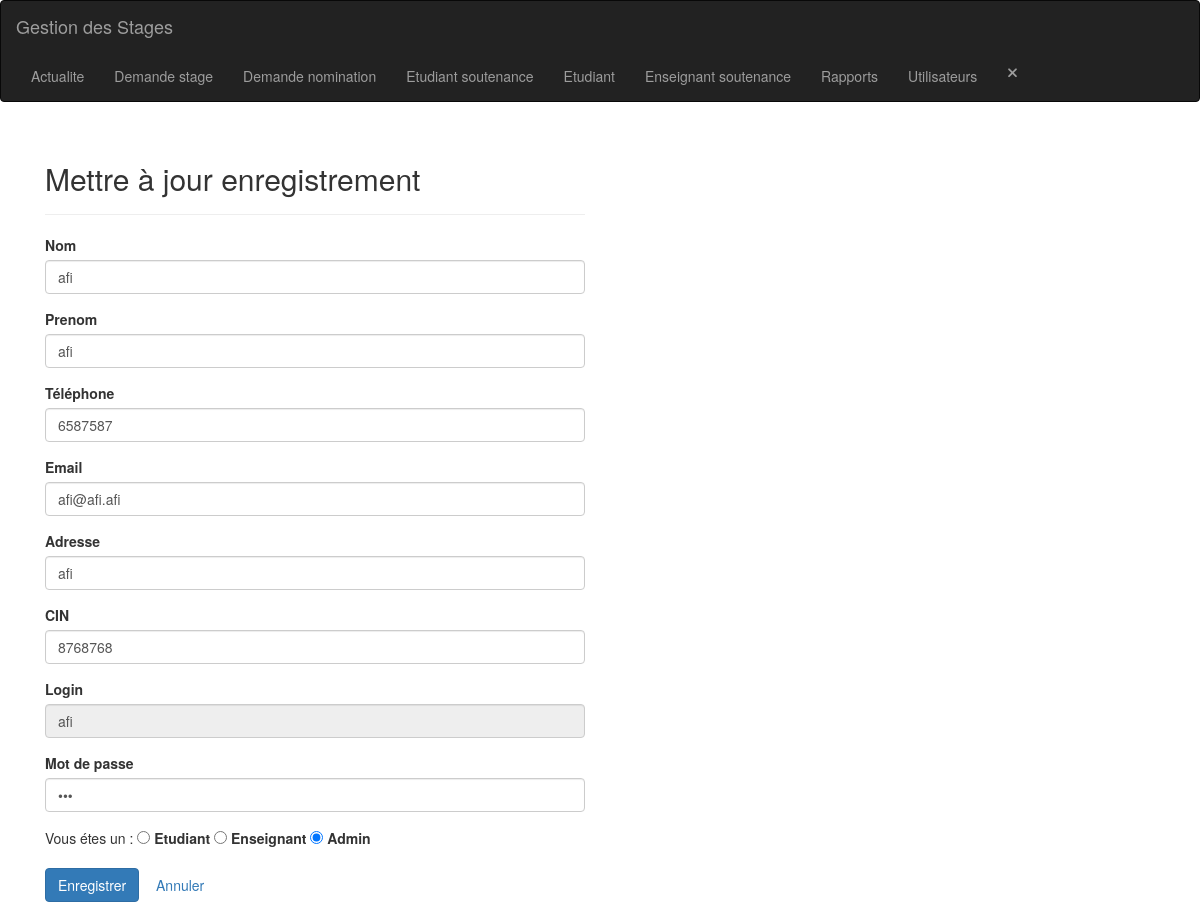
Screenshot of /utilisateur-update.php?id=18 (signed in) with the database file from the repository.
### tables this page shows
CREATE TABLE IF NOT EXISTS `utilisateur` (
  `id` int(11) NOT NULL AUTO_INCREMENT,
  `nom` varchar(30) NOT NULL,
  `prenom` varchar(30) NOT NULL,
  `tel` int(30) NOT NULL,
  `email` varchar(50) NOT NULL,
  `adresse` varchar(50) NOT NULL,
  `cin` varchar(10) NOT NULL,
  `login` varchar(30) NOT NULL,
  `pwd` varchar(30) NOT NULL,
  `approuver` int(11) NOT NULL,
  `type` int(11) NOT NULL,
  PRIMARY KEY (`id`),
  UNIQUE KEY `login` (`login`)
);

### utilisateur-update.php (the view, shortened to what this page needs)
<?php
include_once('header.php');
include_once('navbar.php');
require_once "config.php";
$nom = "";
$prenom = "";
$tel = "";
$email = "";
$adresse = "";
$cin = "";
$login = "";
$pwd = "";
$type = "";
if (isset($_POST["id"]) && !empty($_POST["id"])) {
    $id = $_POST["id"];
    $nom = trim($_POST["nom"]);
    $prenom = trim($_POST["prenom"]);
    $tel = trim($_POST["tel"]);
    $email = trim($_POST["email"]);
    $adresse = trim($_POST["adresse"]);
    $cin = trim($_POST["cin"]);
    $login = trim($_POST["login"]);
    $pwd = trim($_POST["pwd"]);
    $approuver = trim($_POST["approuver"]);
    $type = trim($_POST["type"]);
    $dsn = "mysql:host=$db_server;dbname=$db_name;charset=utf8mb4";
    $options = [
        PDO::ATTR_EMULATE_PREPARES   => false,
        PDO::ATTR_ERRMODE            => PDO::ERRMODE_EXCEPTION,
        PDO::ATTR_DEFAULT_FETCH_MODE => PDO::FETCH_ASSOC,
    ];
    try {
        $pdo = new PDO($dsn, $db_user, $db_password, $options);
    } catch (Exception $e) {
        error_log($e->getMessage());
        exit('Something weird happened');
    }
    $vars = parse_columns('utilisateur', $_POST);
    $stmt = $pdo->prepare("UPDATE utilisateur SET nom=?,prenom=?,tel=?,email=?,adresse=?,cin=?,login=?,pwd=?,type=? WHERE id=?");
    if (!$stmt->execute([$nom, $prenom, $tel, $email, $adresse, $cin, $login, $pwd, $type, $id])) {
        echo "Something went wrong. Please try again later.";
        header("location: error.php");
    } else {
        $stmt = null;
        header("location: utilisateur-read.php?id=$id");
    }
} else {
    if (isset($_GET["id"]) && !empty($_GET["id"])) {
        $id =  trim($_GET["id"]);
        $sql = "SELECT * FROM utilisateur WHERE id = ?";
        if ($stmt = mysqli_prepare($link, $sql)) {
            $param_id = $id;
            if (is_int($param_id)) $__vartype = "i";
            elseif (is_string($param_id)) $__vartype = "s";
            elseif (is_numeric($param_id)) $__vartype = "d";
            else $__vartype = "b";
            mysqli_stmt_bind_param($stmt, $__vartype, $param_id);
            if (mysqli_stmt_execute($stmt)) {
                $result = mysqli_stmt_get_result($stmt);
                if (mysqli_num_rows($result) == 1) {
                    $row = mysqli_fetch_array($result, MYSQLI_ASSOC);
                    $nom = $row["nom"];
                    $prenom = $row["prenom"];
                    $tel = $row["tel"];
                    $email = $row["email"];
                    $adresse = $row["adresse"];
                    $cin = $row["cin"];
                    $login = $row["login"];
                    $pwd = $row["pwd"];
                    $type = $row["type"];
                } else {
                    header("location: error.php");
                    exit();
                }
            } else {
                echo "Oops! Something went wrong. Please try again later.<br>" . $stmt->error;
            }
        }
    } else {
        header("location: error.php");
        exit();
    }
}
?>
<section class="pt-5">
    <div class="container-fluid">
        <div class="row">
            <div class="col-md-6 mx-auto">
                <div class="page-header">
                    <h2>Mettre à jour enregistrement</h2>
                </div>
                <form action="<?php echo htmlspecialchars(basename($_SERVER['REQUEST_URI'])); ?>" method="post">
                    <div class="form-group">
                        <label>Nom</label>
                        <input type="text" name="nom" maxlength="30" class="form-control" value="<?php echo $nom; ?>">
                    </div>
                    <div class="form-group">
                        <label>Prenom</label>
                        <input type="text" name="prenom" maxlength="30" class="form-control" value="<?php echo $prenom; ?>">
                    </div>
                    <div class="form-group">
                        <label>Téléphone</label>
                        <input type="number" name="tel" class="form-control" value="<?php echo $tel; ?>">
                    </div>
                    <div class="form-group">
                        <label>Email</label>
                        <input type="text" name="email" maxlength="50" class="form-control" value="<?php echo $email; ?>">
                    </div>
                    <div class="form-group">
                        <label>Adresse</label>
                        <input type="text" name="adresse" maxlength="50" class="form-control" value="<?php echo $adresse; ?>">
                    </div>
                    <div class="form-group">
                        <label>CIN</label>
                        <input type="text" name="cin" maxlength="10" class="form-control" value="<?php echo $cin; ?>">
                    </div>
                    <div class="form-group">
                        <label>Login</label>
                        <input readonly type="text" name="login" maxlength="30" class="form-control" value="<?php echo $login; ?>">
                    </div>
                    <div class="form-group">
                        <label>Mot de passe</label>
                        <input type="password" name="pwd" maxlength="30" class="form-control" value="<?php echo $pwd; ?>">
                    </div>
                    <div class="form-group">
                        Vous étes un :
                        <input type="radio" id="etudiant" name="type" value="1" <?php if ($type == 1) echo 'checked'; ?>>
                        <label for="etudiant">Etudiant</label>
                        <input type="radio" id="enseignant" name="type" value="2" <?php if ($type == 2) echo 'checked'; ?>>
                        <label for="enseignant">Enseignant</label>
                        <input type="radio" id="admin" name="type" value="3" <?php if ($type == 3) echo 'checked'; ?>>
                        <label for="admin">Admin</label>
                    </div>
                    <input type="submit" class="btn btn-primary" value="Enregistrer">
                    <a href="utilisateur-index.php" class="btn btn-secondary">Annuler</a>
                </form>
            </div>
        </div>
    </div>
</section>
<?php include_once('footer.php'); ?>

### rows the page displays
utilisateur: nom "afi", prenom "afi", tel "6587587", email "afi@afi.afi", adresse "afi", cin "8768768", login "afi", type "☐ Etudiant", type "☐ Enseignant", type "☑ Admin"
